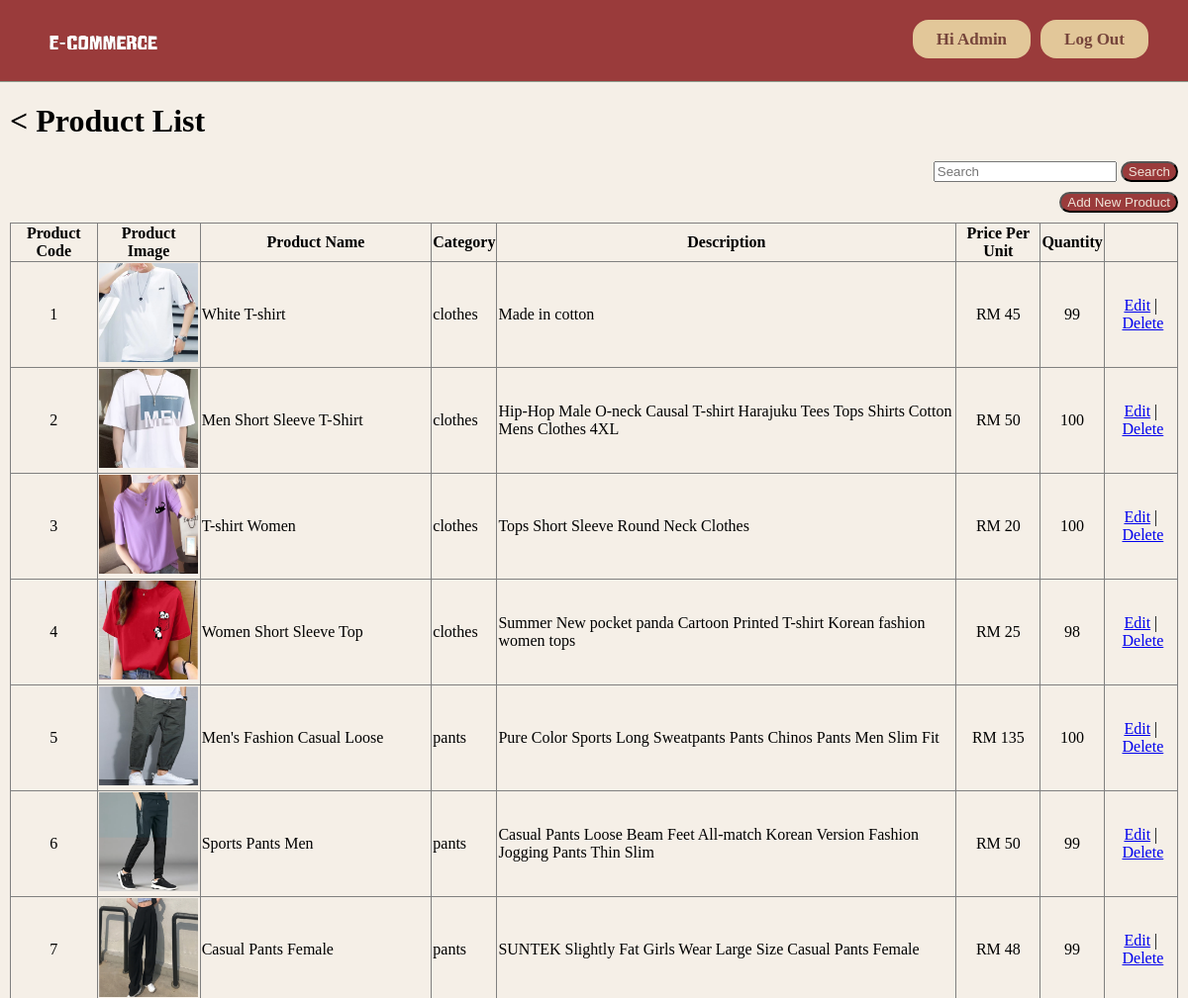
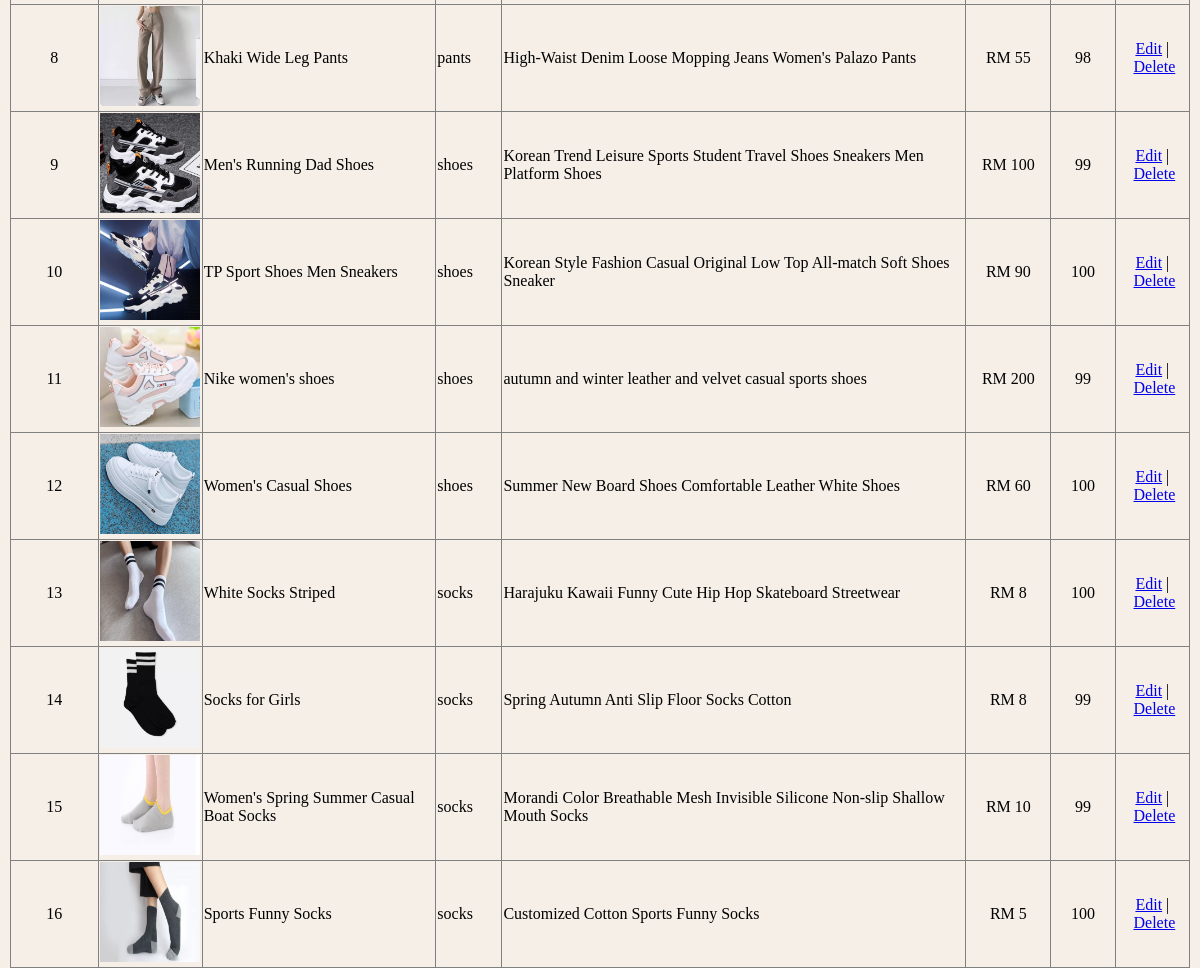
/admin/product_list.php (signed in), run on the app's committed database (2 pictures, top to bottom).
### tables this page shows
CREATE TABLE `user` (
  `id` int(11) NOT NULL,
  `firstname` varchar(25) NOT NULL,
  `lastname` varchar(25) NOT NULL,
  `email` varchar(100) NOT NULL,
  `phoneno` varchar(20) NOT NULL,
  `address` varchar(120) NOT NULL,
  `password` varchar(100) NOT NULL,
  `isAdmin` int(1) NOT NULL DEFAULT 0
);

CREATE TABLE `products` (
  `id` int(11) NOT NULL,
  `productname` varchar(100) NOT NULL,
  `price` int(11) NOT NULL,
  `description` text NOT NULL,
  `availableunit` int(11) NOT NULL,
  `item` varchar(100) NOT NULL,
  `image` text NOT NULL
);

### admin/product_list.php (the view, shortened to what this page needs)
<?php
include("../config.php");
?>
<!DOCTYPE html>
<html>
<head>
	<link rel="stylesheet" type="text/css" href="../css/style.css">
	<link href='https://unpkg.com/boxicons@2.1.4/css/boxicons.min.css' rel='stylesheet'>
</head>
<body>
	<?php include("admin_header.php"); ?>
	<h1 style="position: relative; padding-left: 10px;">
		<a href="index.php" style="text-decoration: none; color: black;">&lt;</a>
		Product List
	</h1>
	<div style="padding:0 10px;">
		<div style="text-align: right;">
			<form action="product_search.php" method="post">
				<input type="text" placeholder="Search" name="search">
				<input type="submit" value="Search">
			</form>
			<form action="add_product.php" style="align:right; padding: 10px 0;">
				<input type="button" value="Add New Product" onclick="window.location.href='add_product.php';">
			</form>
		</div>
		<table border="1" width="100%" id="projectable">
			<tr>
				<th>Product Code</th>
				<th>Product Image</th>
				<th>Product Name</th>
				<th>Category</th>
				<th>Description</th>
				<th>Price Per Unit</th>
				<th>Quantity</th>
				<th></th>
			</tr>
			<?php
			$sql = "SELECT * FROM products";
			$result = mysqli_query($conn, $sql);
			if (mysqli_num_rows($result) > 0) {
				while ($row = mysqli_fetch_assoc($result)) {
					$category = $row['item'];
					$imagePath = "../image/product/" . $category . "/" . $row["image"];
					echo "<tr>";
					echo "<td style='text-align:center;'>" . $row["id"] .
						"</td><td style='text-align:center;'><img src='" . $imagePath . "' alt='Product Image' style='width:100px;'></td><td>"
						. $row["productname"] . "</td><td>" . $category . "</td><td>" . $row["description"] . "</td><td style='text-align:center;'>RM "
						. $row["price"] . "</td><td style='text-align:center;'>" . $row["availableunit"] . "</td>";
					echo '<td style="text-align:center;"> <a href = "product_edit.php?id=' . $row["id"] . '">Edit</a>&nbsp;|&nbsp;';
					echo '<a href="product_delete.php?id=' . $row["id"] . '" onClick="return confirm(\'Delete?\');">Delete</a> </td>';
					echo "</tr>" . "\n\t\t";
				}
			} else {
				echo '<tr><td colspan="6">0 results</td></tr>';
			}
			?>
		</table>
</body>
</html>

### admin/admin_header.php
<?php
if (!isset($_SESSION['user_login'])) {
    $user = "";
    $first_name_db = "";
} else {
    $user = $_SESSION['user_login'];
    $result = mysqli_query($conn, "SELECT * FROM user WHERE id='$user'");
    if ($result) {
        $get_user_email = mysqli_fetch_assoc($result);
        $first_name_db = ($get_user_email != null) ? $get_user_email['firstname'] : "";
    } else {
        $first_name_db = "";
    }
}
?>
<div class="homepageheader" style="position: relative;">
    <div class="registerButton loginButton">
        <div class="uiloginbutton registerButton loginButton" style="margin-right: 40px;">
            <?php
            if ($user != "") {
                $logout_url = file_exists("logout.php") ? "logout.php" : "../logout.php";
                echo '<a style="text-decoration: none; color: #76453B;" href="' . $logout_url . '">Log Out</a>';
            }
            ?>
        </div>
        <div class="uiloginbutton registerButton loginButton">
            <?php
            if ($user != "") {
                $profile_url = file_exists("profile.php") ? 'profile.php?userid=' . $user : 'profile.php?userid=' . $user;
                echo '<a style="text-decoration: none; color: #76453B;" href="' . $profile_url . '">Hi ' . $first_name_db . '</a>';
            } else {
                $login_url = file_exists("login.php") ? "login.php" : "../login.php";
                echo '<a style="text-decoration: none; color: #76453B;" href="' . $login_url . '">Login</a>';
            }
            ?>
        </div>
        <div style="float: left; margin: 5px 0px 0px 23px;">
            <?php
            $logo_path = '../image/logo.png';
            echo '<a href="index.php"><img style="height: 75px; width: 160px;" src="' . $logo_path . '"></a>';
            ?>
        </div>
    </div>
</div>

### css/style.css (style rules this page uses)
body { padding: 0px; margin: 0px; width: 100%; position: relative; background-color: #F5EFE7; min-width: 1080px; }
.homepageheader { position: fixed; height: 82px; width: 100%; min-width: 980px; border-bottom: 1px solid #8E9D8E; margin: 0px; background-color: #9A3B3B; }
.loginButton .registerButton { color: #76453B; background: #E2C799; cursor: pointer; display: inline-block; font-weight: bold; line-height: 15px; padding: 12px 24px; border-radius: 16px; text-align: center; text-decoration: none; float: right; margin: 20px 0px 0px 10px; font-size: 17px; }
table { width: 100%; border-collapse: collapse; }

### admin/product_list.php (style rules this page uses)
input[type=button], input[type=submit] { color: #EFE4D9; background: #9A3B3B; border-radius: 25px; }

### data on the page
user: firstname "Admin"
products: id "1", item+image (picture), productname "White T-shirt", item "clothes", description "Made in cotton", price "45", availableunit "99"
products: id "2", item+image (picture), productname "Men Short Sleeve T-Shirt", item "clothes", description "Hip-Hop Male O-neck Causal T-shirt Harajuku Tees Tops Shirts Cotton Mens Clothes 4XL", price "50", availableunit "100"
products: id "3", item+image (picture), productname "T-shirt Women", item "clothes", description "Tops Short Sleeve Round Neck Clothes", price "20", availableunit "100"
products: id "4", item+image (picture), productname "Women Short Sleeve Top", item "clothes", description "Summer New pocket panda Cartoon Printed T-shirt Korean fashion women tops", price "25", availableunit "98"
products: id "5", item+image (picture), productname "Men's Fashion Casual Loose", item "pants", description "Pure Color Sports Long Sweatpants Pants Chinos Pants Men Slim Fit", price "135", availableunit "100"
products: id "6", item+image (picture), productname "Sports Pants Men", item "pants", description "Casual Pants Loose Beam Feet All-match Korean Version Fashion Jogging Pants Thin Slim", price "50", availableunit "99"
products: id "7", item+image (picture), productname "Casual Pants Female", item "pants", description "SUNTEK Slightly Fat Girls Wear Large Size Casual Pants Female", price "48", availableunit "99"
products: id "8", item+image (picture), productname "Khaki Wide Leg Pants", item "pants", description "High-Waist Denim Loose Mopping Jeans Women's Palazo Pants", price "55", availableunit "98"
products: id "9", item+image (picture), productname "Men's Running Dad Shoes", item "shoes", description "Korean Trend Leisure Sports Student Travel Shoes Sneakers Men Platform Shoes", price "100", availableunit "99"
products: id "10", item+image (picture), productname "TP Sport Shoes Men Sneakers", item "shoes", description "Korean Style Fashion Casual Original Low Top All-match Soft Shoes Sneaker", price "90", availableunit "100"
products: id "11", item+image (picture), productname "Nike women's shoes", item "shoes", description "autumn and winter leather and velvet casual sports shoes", price "200", availableunit "99"
products: id "12", item+image (picture), productname "Women's Casual Shoes", item "shoes", description "Summer New Board Shoes Comfortable Leather White Shoes", price "60", availableunit "100"
products: id "13", item+image (picture), productname "White Socks Striped", item "socks", description "Harajuku Kawaii Funny Cute Hip Hop Skateboard Streetwear", price "8", availableunit "100"
products: id "14", item+image (picture), productname "Socks for Girls", item "socks", description "Spring Autumn Anti Slip Floor Socks Cotton", price "8", availableunit "99"
products: id "15", item+image (picture), productname "Women's Spring Summer Casual Boat Socks", item "socks", description "Morandi Color Breathable Mesh Invisible Silicone Non-slip Shallow Mouth Socks", price "10", availableunit "99"
products: id "16", item+image (picture), productname "Sports Funny Socks", item "socks", description "Customized Cotton Sports Funny Socks", price "5", availableunit "100"
